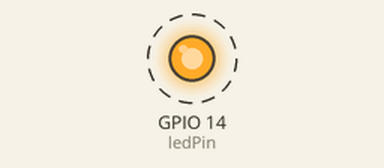
Recording of a sketch running on a simulated ESP32. Parts: output pins drawn as LEDs (lit = HIGH). Dashed ring = blinking.

Above: at 0.5 s.
Timing chart, 0 to 4.6 s (numbered marks = the images above):
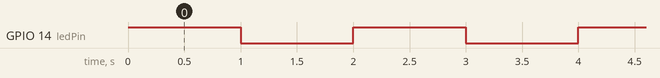

The sketch:

saidaDigital_pt1.ino
```cpp
/*
Exemplo de Saída Digital
Descrição: Liga e Desliga um LED a cada segundo.
Objetivo: Estudar saídas digitais

Autor: Davi C. Menez
*/
#define LED_VERMELHO 14 //const int ledPin = 14; //LED Vermelho
#define LED_VERDE 13 //const int ledPin = 13; //LED Verde
#define LED_AZUL 12 //const int ledPin = 12; //LED Azul

#define TEMPO 1000

const int ledPin = LED_VERMELHO;

void setup() {
  // put your setup code here, to run once:

  //pinMode(14, OUTPUT);
  pinMode(ledPin, OUTPUT);
}

void loop() {
  // put your main code here, to run repeatedly:
  digitalWrite(ledPin, HIGH);
  delay(TEMPO);
  digitalWrite(ledPin, LOW);
  delay(TEMPO);
}
```

Measured:
- by itself, GPIO 14 (ledPin): alternates HIGH for 1.0 s and LOW for 1.0 s
